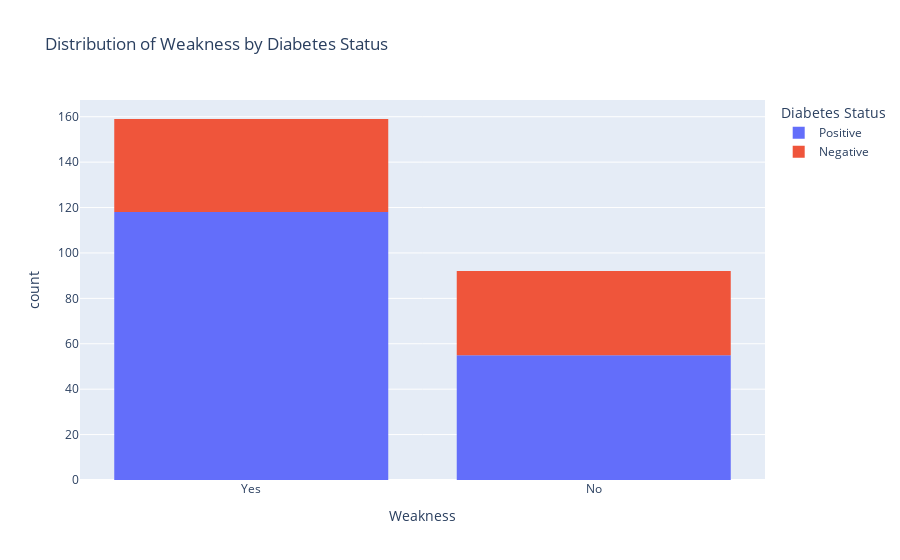

Here is the notebook cell this chart was saved with:
### Markdown cell above
Unexpected weight loss is linked to a 58% chance of having diabetes. However, other common illnesses can also cause weight loss, so it's not always a definitive sign of diabetes.
Unexpected weight loss is an important indicator, but it is less significant than Polyuria (frequent urination) or Polydipsia (excessive thirst) when predicting diabetes.

### Code cell
swl = px.histogram(Diabetes, x = 'weakness', color = 'class', title="Distribution of Weakness by Diabetes Status",
    labels={"weakness": "Weakness", "count": "Number of Cases", "class": "Diabetes Status"})
swl.show()
wkns = ['weakness', 'class']
sm = sns.light_palette("green", as_cmap=True)
(round(pd.crosstab(Diabetes[wkns [0]],Diabetes[wkns [1]], normalize='columns') * 100,2)).style.background_gradient(cmap = sm)

### Figure 1 — Plotly figure (JSON) as saved in the notebook; plotly's stock layout.template omitted (floating-point values rounded to 4 significant figures; data arrays with more than 128 entries replaced by an {"elided": "..."} marker saying what was removed)
{"data": [{"alignmentgroup": "True", "bingroup": "x", "hovertemplate": "Diabetes Status=Positive<br>Weakness=%{x}<br>count=%{y}<extra></extra>", "legendgroup": "Positive", "marker": {"color": "#636efa", "pattern": {"shape": ""}}, "name": "Positive", "offsetgroup": "Positive", "orientation": "v", "showlegend": true, "type": "histogram", "x": {"elided": "173 str values"}, "xaxis": "x", "yaxis": "y"}, {"alignmentgroup": "True", "bingroup": "x", "hovertemplate": "Diabetes Status=Negative<br>Weakness=%{x}<br>count=%{y}<extra></extra>", "legendgroup": "Negative", "marker": {"color": "#EF553B", "pattern": {"shape": ""}}, "name": "Negative", "offsetgroup": "Negative", "orientation": "v", "showlegend": true, "type": "histogram", "x": ["Yes", "No", "No", "No", "No", "Yes", "Yes", "No", "Yes", "No", "Yes", "Yes", "No", "No", "No", "No", "No", "No", "No", "No", "Yes", "No", "Yes", "Yes", "Yes", "No", "Yes", "Yes", "No", "Yes", "Yes", "Yes", "Yes", "Yes", "No", "Yes", "Yes", "No", "Yes", "Yes", "No", "Yes", "Yes", "Yes", "Yes", "Yes", "No", "No", "Yes", "Yes", "No", "No", "Yes", "No", "Yes", "Yes", "No", "Yes", "Yes", "No", "No", "Yes", "No", "Yes", "Yes", "No", "No", "No", "No", "Yes", "No", "Yes", "No", "Yes", "Yes", "No", "Yes", "No"], "xaxis": "x", "yaxis": "y"}], "layout": {"autosize": true, "barmode": "relative", "legend": {"title": {"text": "Diabetes Status"}, "tracegroupgap": 0}, "title": {"text": "Distribution of Weakness by Diabetes Status"}, "xaxis": {"anchor": "y", "autorange": true, "domain": [0, 1], "range": [-0.5, 1.5], "title": {"text": "Weakness"}, "type": "category"}, "yaxis": {"anchor": "x", "autorange": true, "domain": [0, 1], "range": [0, 167.4], "title": {"text": "count"}}}}
